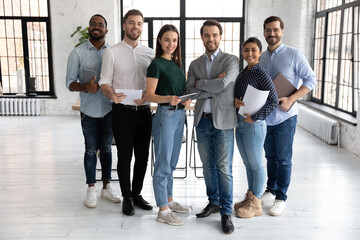
#> input picture Image Recognition/group-photo.webp, 360 x 240 px
$ python face-detection.py
#> lines starting #> are read from the running program, lines starting #| are printed output that depends on the picture; after the words box and inside, x2 and y2 are one past the last pixel; in counts of white or black regions, pixels touching at a corner belong together
import cv2

face_classifier = cv2.CascadeClassifier(cv2.data.haarcascades + 'haarcascade_frontalface_default.xml')

group_photo = cv2.imread('group-photo.webp')
#> group_photo is the input picture: shape (240, 360, 3); mean B, G, R 160.5, 159.1, 158.9
gray_photo = cv2.cvtColor(group_photo, cv2.COLOR_BGR2GRAY)
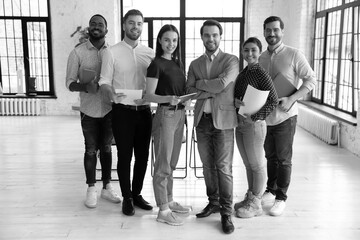
#> gray_photo: shape (240, 360); min 0, max 255, mean 159.2

faces = face_classifier.detectMultiScale(gray_photo, scaleFactor=1.01, minNeighbors=3, minSize=(20, 20))
#> faces = [[122, 14, 25, 25], [260, 20, 26, 26], [198, 25, 26, 26], [157, 30, 26, 26], [237, 41, 25, 25]]

for(x, y, w, h) in faces:
  cv2.rectangle(group_photo, (x, y), (x + w, y + h), (255, 0, 0), 2)
#> this loop made 5 passes
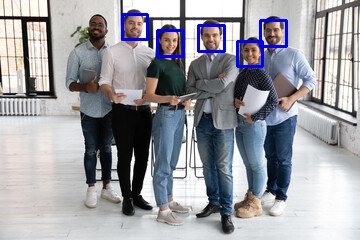
#> group_photo: shape (240, 360, 3); 1.73% of pixels changed, all inside (x1, y1, x2, y2) = (121, 13, 288, 68)

cv2.imshow('Group Photo', group_photo)

# cv2.imwrite('group-photo-copy.webp', gray_photo)

cv2.waitKey(0)
cv2.destroyAllWindows()
